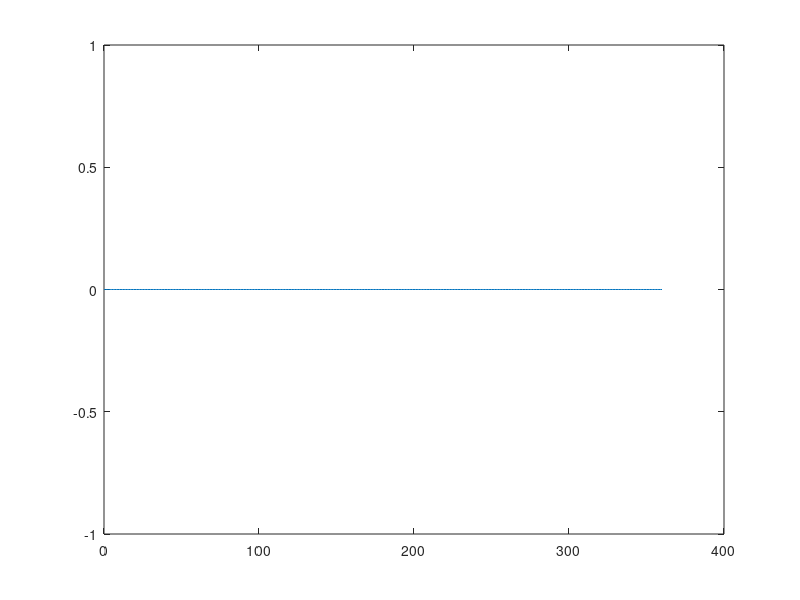

Here is the MATLAB script that generated this plot:
clearvars;
addpath(genpath('.'));


%% solve weight given 
    % DOA interval (k), 
    % DOA,
    % head-distance (d), 
    % and sound speed (c)

c = 340;        % meters per second
d = 0.215;      % meters
k = 15;         % degrees

test_interval = 1;
DOA = 0:test_interval:360;
weight = zeros(size(DOA));

for n = 1:length(DOA)
    % linear
%     weight(n) = mod(DOA(n) / k, 1);
    % ITD
    maxITD = d/c;
    d_L = (d/2)
end

plot(DOA, weight)
